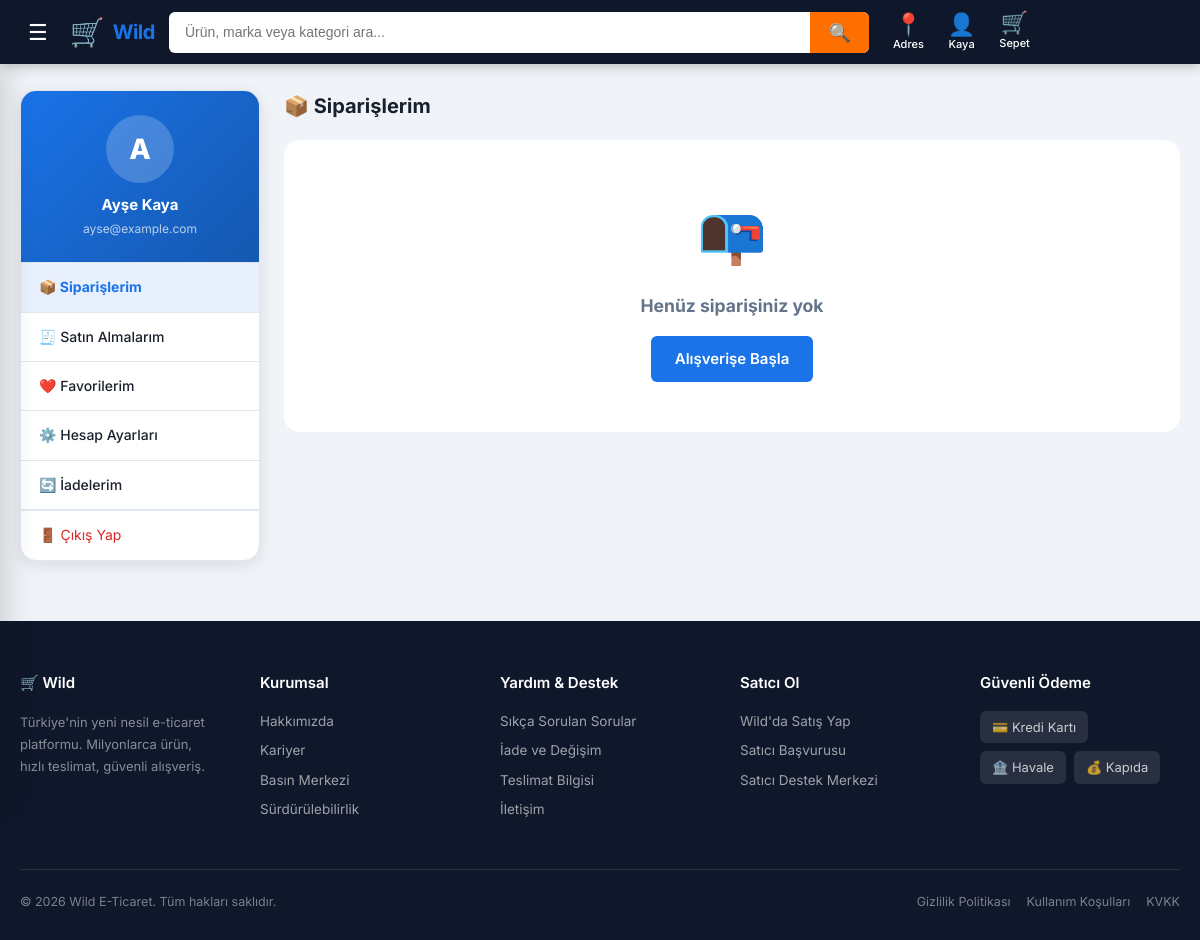
The app's page /profile.php (signed in) with its own data.
### tables this page shows
CREATE TABLE users (
    id INT AUTO_INCREMENT PRIMARY KEY,
    first_name VARCHAR(100) NOT NULL,
    last_name VARCHAR(100) NOT NULL,
    email VARCHAR(150) NOT NULL UNIQUE,
    phone VARCHAR(20),
    password_hash VARCHAR(255) NOT NULL,
    role ENUM('admin', 'user') NOT NULL DEFAULT 'user',
    is_banned TINYINT(1) NOT NULL DEFAULT 0,
    created_at TIMESTAMP DEFAULT CURRENT_TIMESTAMP
);

### profile.php (the view, shortened to what this page needs)
<?php
require_once __DIR__ . '/config/db.php';
$user_id  = $_SESSION['user_id'];
$tab      = $_GET['tab'] ?? 'orders';
$uq = $pdo->prepare("SELECT * FROM users WHERE id = ?");
$uq->execute([$user_id]);
$user = $uq->fetch();
require_once __DIR__ . '/includes/header.php';
?>
<main>
<div class="container" style="padding-top:26px;">
<div style="display:grid;grid-template-columns:240px 1fr;gap:24px;align-items:start;">
<aside style="position:sticky;top:84px;">
    <div style="background:var(--surface);border-radius:var(--radius-lg);overflow:hidden;
                box-shadow:var(--shadow-md);border:1px solid var(--border);">
        <div style="background:linear-gradient(135deg,var(--primary),#1558b0);padding:24px;text-align:center;">
            <div style="width:68px;height:68px;border-radius:50%;background:rgba(255,255,255,0.2);
                        display:flex;align-items:center;justify-content:center;font-size:28px;
                        font-weight:800;color:#fff;margin:0 auto 10px;">
                <?= strtoupper(mb_substr($user['first_name'], 0, 1)) ?>
            </div>
            <p style="color:#fff;font-weight:700;font-size:15px;"><?= htmlspecialchars("{$user['first_name']} {$user['last_name']}") ?></p>
            <p style="color:rgba(255,255,255,0.7);font-size:12px;margin-top:2px;"><?= htmlspecialchars($user['email']) ?></p>
        </div>
        <?php
        $nav_items = [
            ['orders',   '📦', 'Siparişlerim'],
            ['purchases','🧾', 'Satın Almalarım'],
            ['wishlist', '❤️', 'Favorilerim'],
            ['settings', '⚙️', 'Hesap Ayarları'],
            ['returns',  '🔄', 'İadelerim'],
        ];
        ?>
        <?php foreach ($nav_items as [$key, $icon, $label]): ?>
        <a href="<?= URL_ROOT ?>/profile.php?tab=<?= $key ?>"
           style="display:flex;align-items:center;gap:12px;padding:13px 18px;font-size:14px;font-weight:500;
                  border-top:1px solid var(--border);color:var(--text);transition:.18s;
                  background:<?= $tab === $key ? 'var(--primary-light)' : 'transparent' ?>;
                  color:<?= $tab === $key ? 'var(--primary)' : 'var(--text)' ?>;font-weight:<?= $tab === $key ? '700' : '500' ?>;">
            <?= $icon ?> <?= $label ?>
        </a>
        <?php endforeach; ?>
        <a href="<?= URL_ROOT ?>/ajax/auth.php?action=logout"
           style="display:flex;align-items:center;gap:12px;padding:13px 18px;font-size:14px;
                  border-top:2px solid var(--border);color:var(--danger);">
            🚪 Çıkış Yap
        </a>
    </div>
</aside>
<div>
<?php if ($tab === 'orders'): ?>
<h2 style="font-size:20px;font-weight:700;margin-bottom:18px;">📦 Siparişlerim</h2>
<?php
$orders_q = $pdo->prepare("
    SELECT o.*, a.city, a.full_address,
           (SELECT COUNT(*) FROM order_items WHERE order_id = o.id) as item_count
    FROM orders o
    LEFT JOIN addresses a ON a.id = o.delivery_address_id
    WHERE o.user_id = ?
    ORDER BY o.created_at DESC
");
$orders_q->execute([$user_id]);
$orders = $orders_q->fetchAll();
?>
<?php if (empty($orders)): ?>
<div style="text-align:center;padding:50px;background:var(--surface);border-radius:var(--radius-lg);">
    <div style="font-size:56px;margin-bottom:12px;">📭</div>
    <h3 style="color:var(--text-muted);">Henüz siparişiniz yok</h3>
    <a href="<?= URL_ROOT ?>/index.php" class="btn btn-primary" style="margin-top:16px;">Alışverişe Başla</a>
</div>
<?php endif; ?>
<?php endif; ?>
</div>
</div>
</div>
</main>
<?php require_once __DIR__ . '/includes/footer.php'; ?>

### css/style.css (style rules this page uses)
:root { --primary: #1a73e8; --primary-dark: #1558b0; --primary-light: #e8f0fe; --accent: #ff6f00; --accent-light: #fff3e0; --bg: #f0f4f8; --surface: #ffffff; --surface-2: #f8fafc; --border: #e0e7ef; --text: #1a202c; --text-muted: #64748b; --text-light: #94a3b8; --header-bg: #0f172a; --header-text: #ffffff; --header-hover: rgba(255,255,255,0.12); --header-h: 64px; --success: #16a34a; --danger: #dc2626; --warning: #d97706; --info: #0284c7; --shadow-sm: 0 1px 3px rgba(0,0,0,0.08); --shadow-md: 0 4px 16px rgba(0,0,0,0.10); --shadow-lg: 0 12px 40px rgba(0,0,0,0.14); --radius-sm: 6px; --radius-md: 10px; --radius-lg: 16px; --transition: 0.2s ease; }
*, *::before, *::after { box-sizing: border-box; margin: 0; padding: 0; }
html { scroll-behavior: smooth; }
body { font-family: 'Inter', sans-serif; background: var(--bg); color: var(--text); font-size: 15px; line-height: 1.6; min-height: 100vh; }
a { color: inherit; text-decoration: none; }
.container { width: 100%; max-width: 1380px; margin: 0 auto; padding: 0 20px; }
.btn { display: inline-flex; align-items: center; justify-content: center; gap: 8px; padding: 11px 24px; border-radius: var(--radius-sm); font-size: 15px; font-weight: 600; border: none; cursor: pointer; transition: background var(--transition), transform var(--transition), box-shadow var(--transition); }
.btn-primary { background: var(--primary); color: #fff; }

### records on screen
users: first_name "A", first_name+last_name "Ayşe Kaya", email "ayse@example.com"

### other values on screen
$user_name "Kaya"
$icon "📦"
$label "Siparişlerim"
$icon "🧾"
$label "Satın Almalarım"
$icon "❤️"
$label "Favorilerim"
$icon "⚙️"
$label "Hesap Ayarları"
$icon "🔄"
$label "İadelerim"
